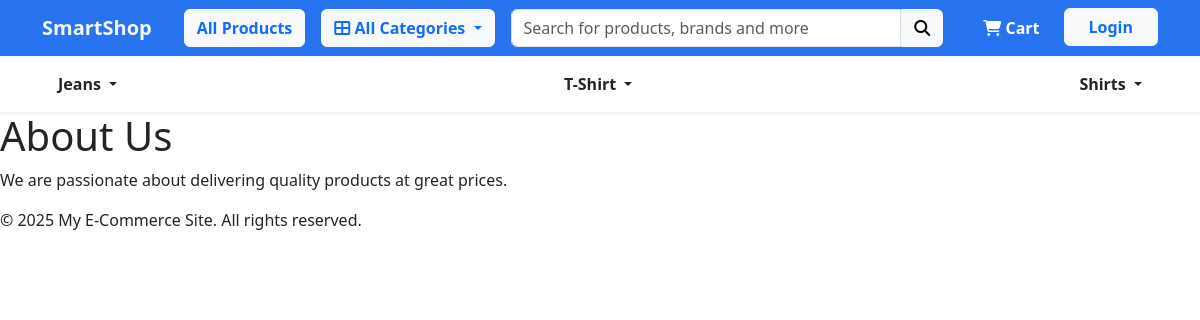
The page /about/ on the database its author committed.
### category/models.py (models this page shows, shortened)
class Category(models.Model):
    category_name = models.CharField(max_length=100)
    slug = models.SlugField(max_length=100, unique=True)
    description = models.TextField(max_length=255, blank=True, null=True)
    category_image = models.ImageField(
        upload_to='categories/', blank=True, null=True)
    class Meta:
        verbose_name = "Category"
        verbose_name_plural = "Categories"
    def get_url(self):
        return reverse('products_by_category', args=[self.slug])

### smartShop/views.py (the view)
# urls.py: path('about/', about, name='about'),
def about(request):
    return render(request, 'about.html')

### category/context_processors.py (called while the page is built)
def menu_links(request):
    links = Category.objects.all()
    return dict(links=links)

### templates/about.html (shortened to what this page needs)
{% extends "base.html" %}
{% block content %}
<h1>About Us</h1>
<p>We are passionate about delivering quality products at great prices.</p>
{% endblock %}

### templates/include/navbar.html (shortened to what this page needs)
<nav
  class="navbar navbar-expand-lg navbar-dark"
  style="background-color: #2874f0"
>
  <div class="container">
    <a class="navbar-brand fw-bold text-light" href="{% url 'home' %}">
      SmartShop
    </a>
    <a
      href="{% url 'products' %}"
      class="btn btn-light text-primary fw-semibold ms-3"
    >
      All Products
    </a>
    <div class="dropdown ms-3">
      <button
        class="btn btn-light text-primary fw-semibold dropdown-toggle"
        type="button"
        data-bs-toggle="dropdown"
      >
        <i class="fa fa-th-large"></i> All Categories
      </button>
    </div>
    <form
      class="d-flex flex-grow-1 mx-3"
      action="{% url 'products' %}"
      method="get"
    >
      <input
        class="form-control rounded-0 rounded-start"
        type="search"
        name="search"
        placeholder="Search for products, brands and more"
      />
      <button class="btn btn-light rounded-0 rounded-end" type="submit">
        <i class="fa fa-search"></i>
      </button>
    </form>
    <ul class="navbar-nav mb-2 mb-lg-0">
      <li class="nav-item">
        <a class="nav-link text-white fw-semibold ms-3" href="#">
          <i class="fa fa-shopping-cart"></i> Cart
        </a>
      </li>
      <li class="nav-item">
        <a class="btn btn-light fw-bold text-primary px-4 ms-3" href="#">
          Login
        </a>
      </li>
    </ul>
  </div>
</nav>
<nav class="bg-white shadow-sm">
  <div class="container">
    <ul class="nav py-2 justify-content-between">
      {% for category in links %}
      <li class="nav-item dropdown">
        <a
          class="nav-link text-dark fw-semibold dropdown-toggle"
          href="#"
          data-bs-toggle="dropdown"
        >
          {{ category.category_name }}
        </a>
      </li>
      {% endfor %}
    </ul>
  </div>
</nav>

### rows shown on the page
Category: category_name "Jeans"
Category: category_name "T-Shirt"
Category: category_name "Shirts"
